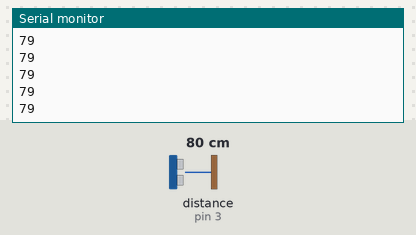
Bench run of a sketch on a simulated Arduino Uno, built with avr-gcc and run on an emulated ATmega328P. On the bench: the last lines printed to the serial monitor. Wiring (inferred from the names in the program): ultrasonic range finder: trigger pin 2; echo pin 3. The inputs (shaded band) are chosen by the test bench; at power-on: distance to the obstacle (sensor on pin 3) 80 cm. The echo pulse lasts 58.3 µs per cm.

Above: at 1.2 s.
1.3 s: distance to the obstacle (sensor on pin 3) set to 2 cm
At 1.34 s:
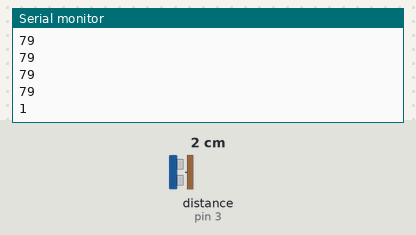
2.8 s: distance to the obstacle (sensor on pin 3) set to 4 cm
At 2.82 s:
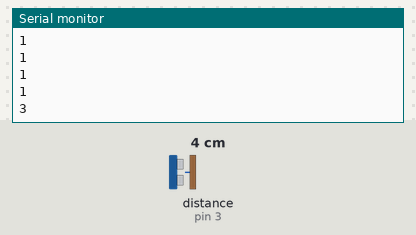
Timing chart, 0 to 5.8 s (numbered marks = the images above; inputs shaded):
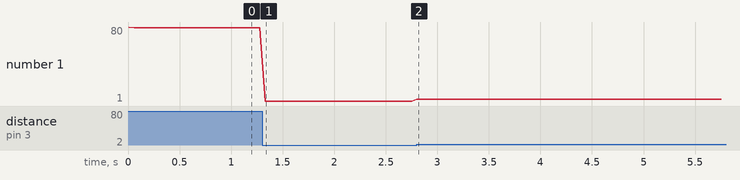

Measured:
- after the input at 1.3 s, the serial monitor: prints a new line at once (image 1)
- after the input at 2.8 s, the serial monitor: prints a new line at once (image 2)
- plotted number 1: 79 → 1 after the input at 1.3 s, 1 → 3 after the input at 2.8 s

The sketch:

sketch_jan17b.ino
```cpp
int trigpin=2;
int echopin=3;
long duration,distance;
void setup()
{
  Serial.begin(9600);
  pinMode(trigpin,OUTPUT);
  pinMode(echopin,INPUT);


}
void loop()
{
 // digitalWrite(trigpin,LOW);
  //delayMicroseconds(2);
   digitalWrite(trigpin,HIGH);
   delayMicroseconds(10);
   digitalWrite(trigpin,LOW);
   duration=pulseIn(echopin,HIGH);
   distance=(duration/2)/29.1;


Serial.println(distance);
  delay(50);
}
```
